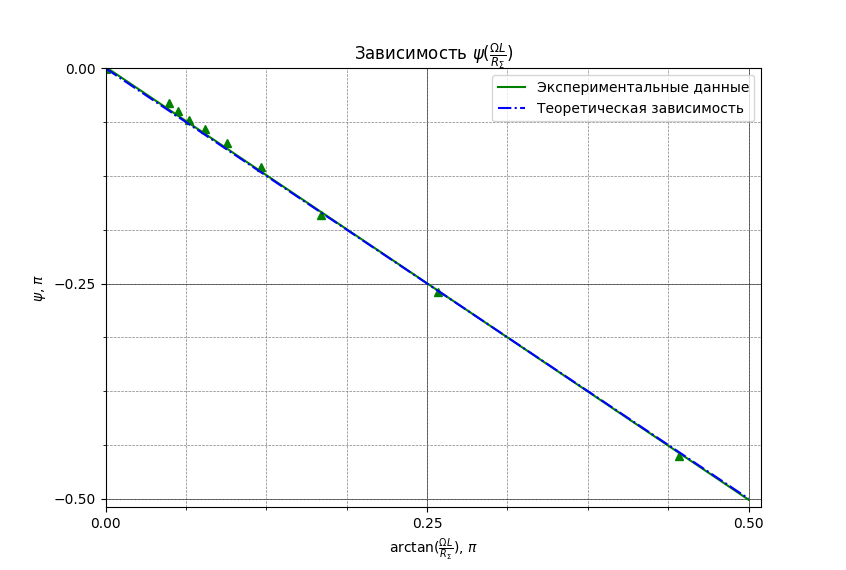

Write the Python code that produced this figure.
import matplotlib.pyplot as plt
import numpy as np
from matplotlib.ticker import MultipleLocator
from scipy import stats


def open_file(path):
    input = open(path, 'r', encoding='utf-8')
    lines = input.readlines()
    lines_ = []
    for i in range(len(lines)):
        if lines[i] != '\n':
            lines_.append(lines[i])
    lines = lines_
    for i in range(len(lines)):
        lines[i] = [float(x) for x in lines[i].split()]
    return lines

ar = open_file("RL_input.txt")

x = [];
xErr = [];
y = [];
yErr = [];

for i in range(len(ar)):
    x.append(ar[i][0]/np.pi)
    xErr.append(ar[i][1])
    y.append(ar[i][2]/np.pi)
    yErr.append(ar[i][3])

xminorLocator = MultipleLocator(0.125/2)
yminorLocator = MultipleLocator(0.125/2)

xmajorLocator = MultipleLocator(0.25)
ymajorLocator = MultipleLocator(0.25)

ax = plt.subplot()

plt.plot(x, y, 'g^')
plt.grid(which='major', ls='-', lw=0.5, c='k')
plt.grid(which='minor', ls='--', lw=0.5, c='grey')
#plt.errorbar(x, y, xerr=xErr, yerr=yErr, ecolor='k', capsize=3, elinewidth=1, fmt=' ')

ex_slope = np.linspace(0, 0.5, 500)
slope, intercept, r_value, p_value, std_err = stats.linregress(x, y)
print("slope = ", slope, "intercept = ", intercept, '\n')
plt.plot(ex_slope, ex_slope * slope + intercept, 'g-', label=u"Экспериментальные данные")

plt.plot(ex_slope, -ex_slope, "b-.", label=u"Теоретическая зависимость")

ax.xaxis.set_minor_locator(xminorLocator)
ax.yaxis.set_minor_locator(yminorLocator)

ax.xaxis.set_major_locator(xmajorLocator)
ax.yaxis.set_major_locator(ymajorLocator)

plt.xlim(0, 0.51)
plt.ylim(-0.51, 0)

plt.title(u"Зависимость "+r"$\mathit{\psi}(\frac{\Omega L}{R_\Sigma})$")
plt.xlabel(r"$\arctan(\frac{\Omega L}{R_\Sigma})$, $\pi$")
plt.ylabel(r"$\psi$, $\pi$")
plt.legend(loc="best")

plt.show()
